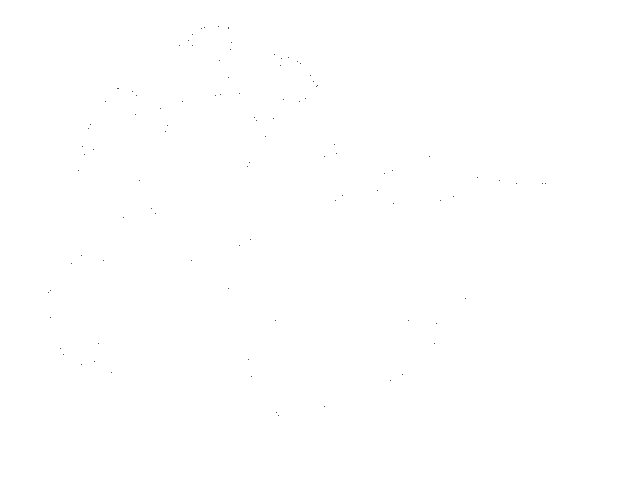
Frame 1 (no input)
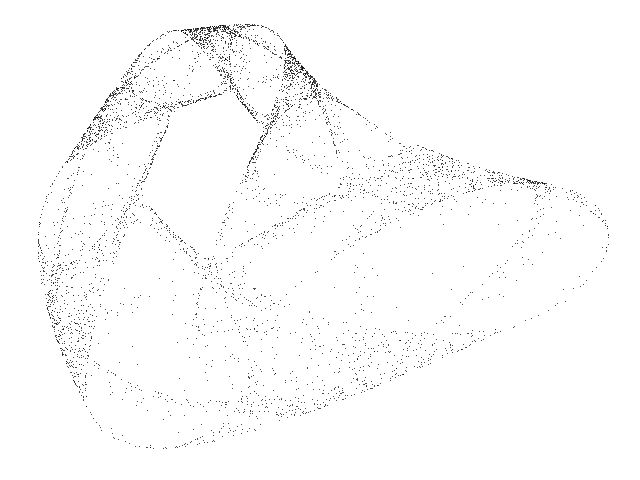
Frame 60 (the mouse pressed at the canvas centre just before this capture)
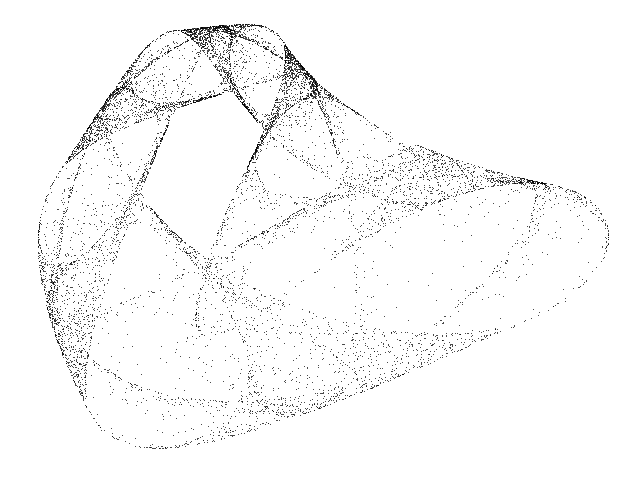
Frame 120 (the mouse held since frame 60 and released just before this capture)

The Processing sketch that drew these frames (run headless with seeded random() and noise(); from frame 60 on, the mouse is pressed at the canvas centre):

// Processing sketch: Quadratic_C
// ── Quadratic_C.pde
// Quadratic C chaotic map //

  float x = 0.1;
  float y = 0.1;
  float a1 = -0.6;
  float a2 = -0.4;
  float a3 = -0.4;
  float a4 = -0.8;
  float a5 = 0.7;
  float a6 = 0.3;
  float a7 = -0.4;
  float a8 = 0.4;
  float a9 = 0.5;
  float a10 = 0.5;
  float a11 = 0.8;
  float a12 = -0.1;


void setup() {
  
  size(640, 480);
  background(255);
  
}

void draw() {
  
  for (int i=0; i<100; i++) {
    
    float nx = x;
    float ny = y;
    
    x = a1 + a2 * nx + a3 * pow(nx, 2.0) + a4 * nx * ny + a5 * ny + a6 * pow(ny, 2.0);
    y = a7 + a8 * nx + a9 * pow(nx, 2.0) + a10 * nx * ny + a11 * ny + a12 * pow(ny, 2.0);
  
    point(440 + (200 * x), 230 + (270 * y));
        
  }

}
